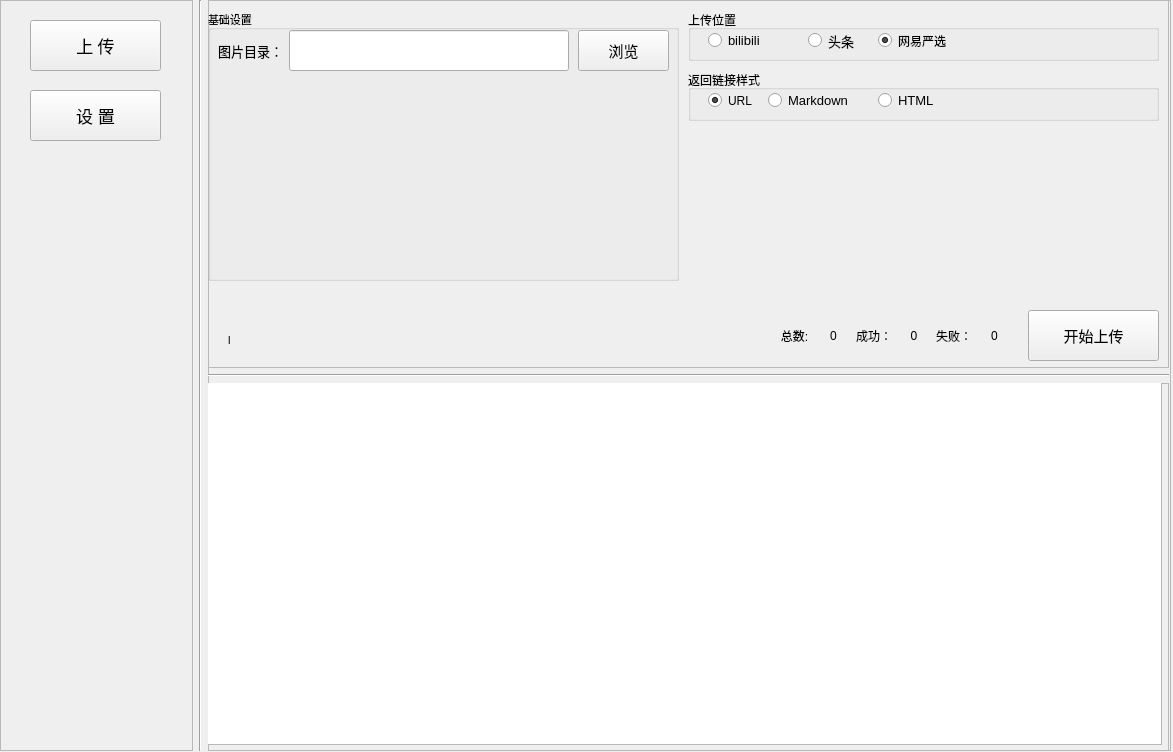
<?xml version="1.0" encoding="UTF-8"?>
<ui version="4.0">
 <class>Form</class>
 <widget class="QWidget" name="Form">
  <property name="geometry">
   <rect>
    <x>0</x>
    <y>0</y>
    <width>1173</width>
    <height>752</height>
   </rect>
  </property>
  <property name="windowTitle">
   <string>Form</string>
  </property>
  <widget class="QWidget" name="layoutWidget">
   <property name="geometry">
    <rect>
     <x>0</x>
     <y>0</y>
     <width>1171</width>
     <height>751</height>
    </rect>
   </property>
   <layout class="QHBoxLayout" name="horizontalLayout">
    <item>
     <widget class="QFrame" name="frame">
      <property name="sizePolicy">
       <sizepolicy hsizetype="Expanding" vsizetype="Expanding">
        <horstretch>1</horstretch>
        <verstretch>0</verstretch>
       </sizepolicy>
      </property>
      <property name="frameShape">
       <enum>QFrame::StyledPanel</enum>
      </property>
      <property name="frameShadow">
       <enum>QFrame::Raised</enum>
      </property>
      <widget class="QPushButton" name="pushButton">
       <property name="geometry">
        <rect>
         <x>30</x>
         <y>20</y>
         <width>131</width>
         <height>51</height>
        </rect>
       </property>
       <property name="font">
        <font>
         <family>微软雅黑</family>
         <pointsize>13</pointsize>
        </font>
       </property>
       <property name="text">
        <string>上 传</string>
       </property>
      </widget>
      <widget class="QPushButton" name="pushButton_2">
       <property name="geometry">
        <rect>
         <x>30</x>
         <y>90</y>
         <width>131</width>
         <height>51</height>
        </rect>
       </property>
       <property name="font">
        <font>
         <pointsize>13</pointsize>
        </font>
       </property>
       <property name="text">
        <string>设 置</string>
       </property>
      </widget>
     </widget>
    </item>
    <item>
     <widget class="Line" name="line">
      <property name="enabled">
       <bool>true</bool>
      </property>
      <property name="sizePolicy">
       <sizepolicy hsizetype="Expanding" vsizetype="Expanding">
        <horstretch>0</horstretch>
        <verstretch>0</verstretch>
       </sizepolicy>
      </property>
      <property name="orientation">
       <enum>Qt::Vertical</enum>
      </property>
     </widget>
    </item>
    <item>
     <widget class="QFrame" name="frame_2">
      <property name="sizePolicy">
       <sizepolicy hsizetype="Expanding" vsizetype="Expanding">
        <horstretch>5</horstretch>
        <verstretch>0</verstretch>
       </sizepolicy>
      </property>
      <property name="frameShape">
       <enum>QFrame::StyledPanel</enum>
      </property>
      <property name="frameShadow">
       <enum>QFrame::Raised</enum>
      </property>
      <widget class="QStackedWidget" name="stackedWidget">
       <property name="geometry">
        <rect>
         <x>-10</x>
         <y>0</y>
         <width>971</width>
         <height>751</height>
        </rect>
       </property>
       <property name="currentIndex">
        <number>0</number>
       </property>
       <widget class="QWidget" name="page">
        <widget class="QWidget" name="layoutWidget">
         <property name="geometry">
          <rect>
           <x>0</x>
           <y>0</y>
           <width>971</width>
           <height>751</height>
          </rect>
         </property>
         <layout class="QVBoxLayout" name="verticalLayout">
          <item>
           <widget class="QFrame" name="frame_3">
            <property name="sizePolicy">
             <sizepolicy hsizetype="Expanding" vsizetype="Expanding">
              <horstretch>0</horstretch>
              <verstretch>4</verstretch>
             </sizepolicy>
            </property>
            <property name="frameShape">
             <enum>QFrame::StyledPanel</enum>
            </property>
            <property name="frameShadow">
             <enum>QFrame::Raised</enum>
            </property>
            <widget class="QGroupBox" name="groupBox">
             <property name="geometry">
              <rect>
               <x>10</x>
               <y>10</y>
               <width>471</width>
               <height>271</height>
              </rect>
             </property>
             <property name="font">
              <font>
               <pointsize>8</pointsize>
              </font>
             </property>
             <property name="title">
              <string>基础设置</string>
             </property>
             <widget class="QPushButton" name="choose">
              <property name="geometry">
               <rect>
                <x>370</x>
                <y>20</y>
                <width>91</width>
                <height>41</height>
               </rect>
              </property>
              <property name="font">
               <font>
                <family>微软雅黑</family>
                <pointsize>11</pointsize>
               </font>
              </property>
              <property name="text">
               <string>浏览</string>
              </property>
             </widget>
             <widget class="QWidget" name="layoutWidget">
              <property name="geometry">
               <rect>
                <x>10</x>
                <y>20</y>
                <width>351</width>
                <height>41</height>
               </rect>
              </property>
              <layout class="QHBoxLayout" name="horizontalLayout_2">
               <item>
                <widget class="QLabel" name="label">
                 <property name="font">
                  <font>
                   <family>Arial</family>
                   <pointsize>10</pointsize>
                   <weight>50</weight>
                   <bold>false</bold>
                   <underline>false</underline>
                  </font>
                 </property>
                 <property name="text">
                  <string>图片目录：</string>
                 </property>
                 <property name="alignment">
                  <set>Qt::AlignCenter</set>
                 </property>
                 <property name="wordWrap">
                  <bool>false</bool>
                 </property>
                 <property name="textInteractionFlags">
                  <set>Qt::TextEditable</set>
                 </property>
                </widget>
               </item>
               <item>
                <widget class="QLineEdit" name="lineEdit">
                 <property name="sizePolicy">
                  <sizepolicy hsizetype="Expanding" vsizetype="Preferred">
                   <horstretch>0</horstretch>
                   <verstretch>0</verstretch>
                  </sizepolicy>
                 </property>
                 <property name="font">
                  <font>
                   <pointsize>10</pointsize>
                  </font>
                 </property>
                </widget>
               </item>
              </layout>
             </widget>
            </widget>
            <widget class="QGroupBox" name="groupBox_2">
             <property name="geometry">
              <rect>
               <x>490</x>
               <y>10</y>
               <width>471</width>
               <height>51</height>
              </rect>
             </property>
             <property name="title">
              <string>上传位置</string>
             </property>
             <widget class="QRadioButton" name="radioButton">
              <property name="geometry">
               <rect>
                <x>20</x>
                <y>20</y>
                <width>93</width>
                <height>21</height>
               </rect>
              </property>
              <property name="font">
               <font>
                <pointsize>10</pointsize>
               </font>
              </property>
              <property name="mouseTracking">
               <bool>true</bool>
              </property>
              <property name="text">
               <string>bilibili</string>
              </property>
              <property name="checkable">
               <bool>true</bool>
              </property>
              <property name="checked">
               <bool>false</bool>
              </property>
             </widget>
             <widget class="QRadioButton" name="radioButton_3">
              <property name="geometry">
               <rect>
                <x>120</x>
                <y>20</y>
                <width>61</width>
                <height>21</height>
               </rect>
              </property>
              <property name="font">
               <font>
                <pointsize>10</pointsize>
               </font>
              </property>
              <property name="text">
               <string>头条</string>
              </property>
             </widget>
             <widget class="QRadioButton" name="radioButton_4">
              <property name="geometry">
               <rect>
                <x>190</x>
                <y>20</y>
                <width>93</width>
                <height>21</height>
               </rect>
              </property>
              <property name="font">
               <font>
                <pointsize>9</pointsize>
               </font>
              </property>
              <property name="text">
               <string>网易严选</string>
              </property>
              <property name="checked">
               <bool>true</bool>
              </property>
             </widget>
            </widget>
            <widget class="QGroupBox" name="groupBox_3">
             <property name="geometry">
              <rect>
               <x>490</x>
               <y>70</y>
               <width>471</width>
               <height>51</height>
              </rect>
             </property>
             <property name="title">
              <string>返回链接样式</string>
             </property>
             <widget class="QRadioButton" name="radioButton_2">
              <property name="geometry">
               <rect>
                <x>20</x>
                <y>20</y>
                <width>51</width>
                <height>21</height>
               </rect>
              </property>
              <property name="font">
               <font>
                <family>Arial</family>
                <pointsize>9</pointsize>
               </font>
              </property>
              <property name="text">
               <string>URL</string>
              </property>
              <property name="checked">
               <bool>true</bool>
              </property>
              <property name="autoRepeat">
               <bool>false</bool>
              </property>
             </widget>
             <widget class="QRadioButton" name="radioButton_5">
              <property name="geometry">
               <rect>
                <x>80</x>
                <y>20</y>
                <width>101</width>
                <height>21</height>
               </rect>
              </property>
              <property name="font">
               <font>
                <family>Arial</family>
                <pointsize>10</pointsize>
               </font>
              </property>
              <property name="text">
               <string>Markdown</string>
              </property>
             </widget>
             <widget class="QRadioButton" name="radioButton_6">
              <property name="geometry">
               <rect>
                <x>190</x>
                <y>20</y>
                <width>93</width>
                <height>21</height>
               </rect>
              </property>
              <property name="font">
               <font>
                <family>Arial</family>
                <pointsize>10</pointsize>
               </font>
              </property>
              <property name="text">
               <string>HTML</string>
              </property>
             </widget>
            </widget>
            <widget class="QPushButton" name="Begin">
             <property name="geometry">
              <rect>
               <x>830</x>
               <y>310</y>
               <width>131</width>
               <height>51</height>
              </rect>
             </property>
             <property name="font">
              <font>
               <pointsize>11</pointsize>
              </font>
             </property>
             <property name="text">
              <string>开始上传</string>
             </property>
            </widget>
            <widget class="QWidget" name="layoutWidget">
             <property name="geometry">
              <rect>
               <x>580</x>
               <y>320</y>
               <width>233</width>
               <height>31</height>
              </rect>
             </property>
             <layout class="QHBoxLayout" name="horizontalLayout_3">
              <item>
               <widget class="QLabel" name="label_7">
                <property name="font">
                 <font>
                  <pointsize>9</pointsize>
                 </font>
                </property>
                <property name="text">
                 <string>总数:</string>
                </property>
                <property name="alignment">
                 <set>Qt::AlignCenter</set>
                </property>
               </widget>
              </item>
              <item>
               <widget class="QLabel" name="label_8">
                <property name="font">
                 <font>
                  <pointsize>9</pointsize>
                 </font>
                </property>
                <property name="text">
                 <string>0</string>
                </property>
                <property name="alignment">
                 <set>Qt::AlignCenter</set>
                </property>
               </widget>
              </item>
              <item>
               <widget class="QLabel" name="label_5">
                <property name="font">
                 <font>
                  <pointsize>9</pointsize>
                 </font>
                </property>
                <property name="text">
                 <string>成功：</string>
                </property>
                <property name="alignment">
                 <set>Qt::AlignCenter</set>
                </property>
               </widget>
              </item>
              <item>
               <widget class="QLabel" name="label_2">
                <property name="font">
                 <font>
                  <pointsize>9</pointsize>
                 </font>
                </property>
                <property name="text">
                 <string>0</string>
                </property>
                <property name="alignment">
                 <set>Qt::AlignCenter</set>
                </property>
               </widget>
              </item>
              <item>
               <widget class="QLabel" name="label_3">
                <property name="font">
                 <font>
                  <pointsize>9</pointsize>
                 </font>
                </property>
                <property name="text">
                 <string>失败：</string>
                </property>
                <property name="alignment">
                 <set>Qt::AlignCenter</set>
                </property>
               </widget>
              </item>
              <item>
               <widget class="QLabel" name="label_4">
                <property name="font">
                 <font>
                  <pointsize>9</pointsize>
                 </font>
                </property>
                <property name="text">
                 <string>0</string>
                </property>
                <property name="alignment">
                 <set>Qt::AlignCenter</set>
                </property>
               </widget>
              </item>
             </layout>
            </widget>
            <widget class="QLabel" name="label_6">
             <property name="geometry">
              <rect>
               <x>30</x>
               <y>330</y>
               <width>331</width>
               <height>21</height>
              </rect>
             </property>
             <property name="font">
              <font>
               <pointsize>8</pointsize>
              </font>
             </property>
             <property name="text">
              <string>l</string>
             </property>
            </widget>
           </widget>
          </item>
          <item>
           <widget class="Line" name="line_2">
            <property name="orientation">
             <enum>Qt::Horizontal</enum>
            </property>
           </widget>
          </item>
          <item>
           <widget class="QFrame" name="frame_4">
            <property name="sizePolicy">
             <sizepolicy hsizetype="Expanding" vsizetype="Expanding">
              <horstretch>0</horstretch>
              <verstretch>4</verstretch>
             </sizepolicy>
            </property>
            <property name="frameShape">
             <enum>QFrame::StyledPanel</enum>
            </property>
            <property name="frameShadow">
             <enum>QFrame::Raised</enum>
            </property>
            <widget class="QPlainTextEdit" name="plainTextEdit">
             <property name="geometry">
              <rect>
               <x>3</x>
               <y>-4</y>
               <width>961</width>
               <height>366</height>
              </rect>
             </property>
            </widget>
           </widget>
          </item>
         </layout>
        </widget>
       </widget>
       <widget class="QWidget" name="page_2"/>
      </widget>
     </widget>
    </item>
   </layout>
  </widget>
 </widget>
 <resources/>
 <connections/>
</ui>
